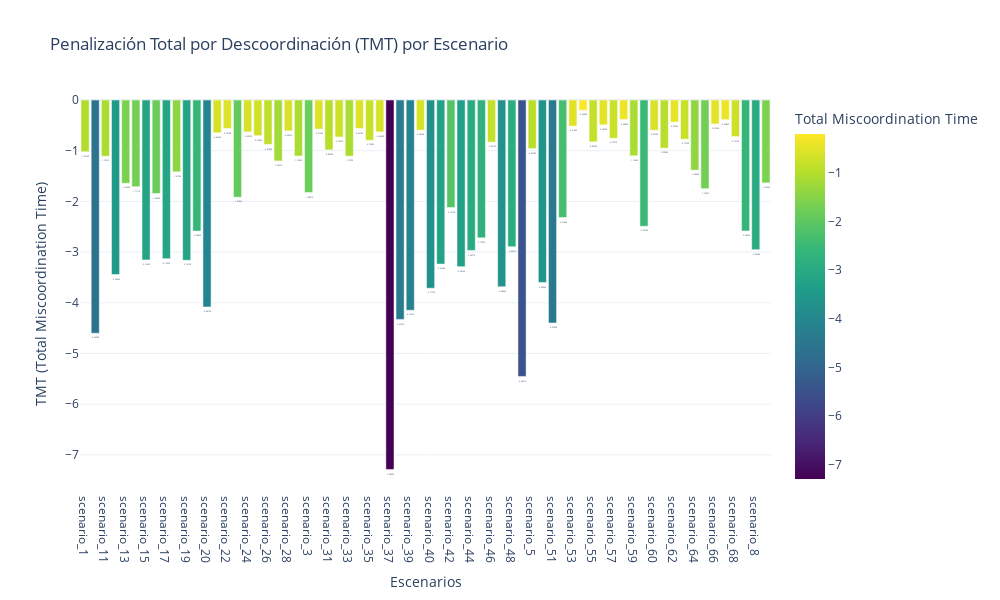
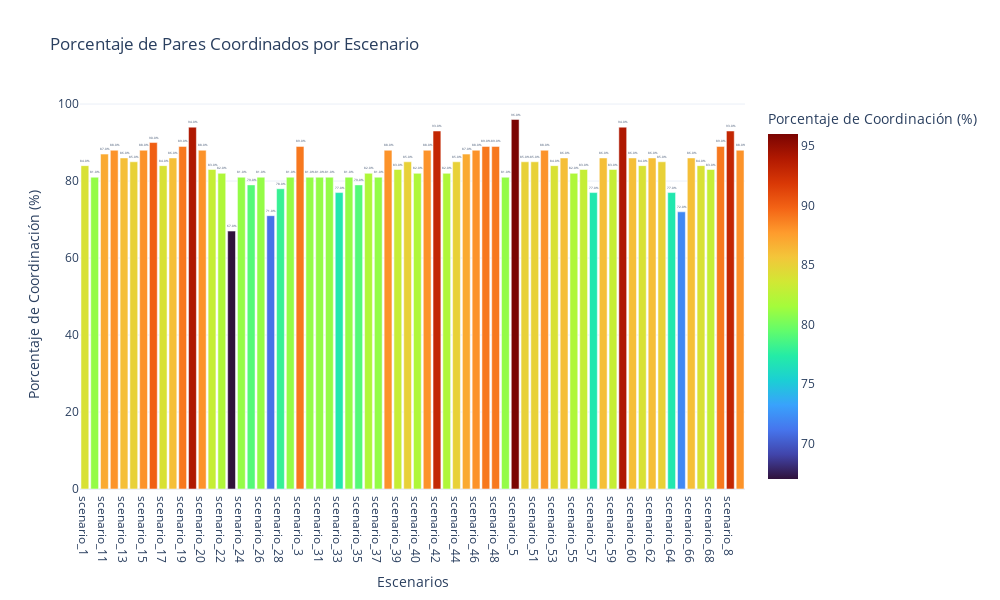

Notebook source saved alongside these figures, in order:
### Markdown cell above
# Analisys

### Code cell
import json
import os
import copy
import plotly.express as px
import plotly.graph_objects as go
import pandas as pd
import numpy as np

# --- Constantes ---
CTI = 0.2  # Intervalo de tiempo de coordinación típico (en segundos)

# --- Ruta del archivo ---
# input_file = "/Users/gustavo/Documents/Projects/TESIS_UNAL/ADAPTIVE_ALGORITHM/data/processed/independent_relay_pairs_second_optimization.json"
input_file = "/Users/gustavo/Documents/Projects/TESIS_UNAL/ADAPTIVE_ALGORITHM/data/processed/independent_relay_pairs_transformer.json"


def analyze_all_scenarios():
    try:
        # 1. Cargar el archivo JSON
        print(f"Cargando datos desde: {input_file}")
        with open(input_file, 'r') as f:
            relay_pairs_data = json.load(f)
        
        if not isinstance(relay_pairs_data, list):
            raise TypeError(f"Error: El archivo {input_file} no contiene una lista JSON.")
        
        # Diccionarios para almacenar datos por escenario
        scenario_results = {}  # Estructura: {scenario_id: {'tmt': valor, 'coordinated': cantidad, 'uncoordinated': cantidad}}
        
        # 2. Procesar cada par y agrupar por escenario
        print("Calculando TMT por escenario...")
        total_pairs_read = 0
        skipped_pairs_count = 0
        
        for pair_entry in relay_pairs_data:
            total_pairs_read += 1
            if not isinstance(pair_entry, dict):
                skipped_pairs_count += 1
                continue
            
            scenario_id = pair_entry.get("scenario_id")
            if not scenario_id:
                skipped_pairs_count += 1
                continue
                
            # Inicializar datos del escenario si es la primera vez
            if scenario_id not in scenario_results:
                scenario_results[scenario_id] = {
                    'tmt': 0, 
                    'coordinated': 0, 
                    'uncoordinated': 0,
                    'total_valid': 0
                }
            
            # Obtener información de los relés
            main_relay_info = pair_entry.get('main_relay')
            backup_relay_info = pair_entry.get('backup_relay')
            
            if not isinstance(main_relay_info, dict) or not isinstance(backup_relay_info, dict):
                skipped_pairs_count += 1
                continue
                
            # Obtener tiempos de operación
            main_time = main_relay_info.get('new_timeout')
            backup_time = backup_relay_info.get('new_timeout')
            
            # Validar que los tiempos son números
            if not isinstance(main_time, (int, float)) or not isinstance(backup_time, (int, float)):
                skipped_pairs_count += 1
                continue
                
            # Cálculos
            delta_t = backup_time - main_time - CTI
            mt = (delta_t - abs(delta_t)) / 2  # Penalización solo si delta_t es negativo
            
            # Actualizar resultados del escenario
            scenario_results[scenario_id]['tmt'] += mt
            scenario_results[scenario_id]['total_valid'] += 1
            
            if delta_t >= 0:
                scenario_results[scenario_id]['coordinated'] += 1
            else:
                scenario_results[scenario_id]['uncoordinated'] += 1
        
        # 3. Preparar datos para graficar
        data_for_chart = []
        for scenario, data in scenario_results.items():
            data_for_chart.append({
                'Escenario': scenario,
                'TMT': data['tmt'],
                'Pares Coordinados': data['coordinated'],
                'Pares Descoordinados': data['uncoordinated'],
                'Total Pares Válidos': data['total_valid'],
                'Porcentaje Coordinación': 100 * data['coordinated'] / data['total_valid'] if data['total_valid'] > 0 else 0
            })
        
        # Convertir a DataFrame y ordenar por nombre de escenario
        df = pd.DataFrame(data_for_chart)
        df = df.sort_values(by='Escenario')
        
        # 4. Crear gráfico de barras con Plotly
        fig = px.bar(
            df, 
            x='Escenario', 
            y='TMT',
            text='TMT',
            color='TMT',
            color_continuous_scale='Viridis',
            title='Penalización Total por Descoordinación (TMT) por Escenario',
            labels={'TMT': 'Total Miscoordination Time'},
            hover_data=['Pares Coordinados', 'Pares Descoordinados', 'Total Pares Válidos', 'Porcentaje Coordinación']
        )
        
        # Personalizar el gráfico
        fig.update_traces(
            texttemplate='%{text:.5f}',
            textposition='outside'
        )
        
        fig.update_layout(
            xaxis_title='Escenarios',
            yaxis_title='TMT (Total Miscoordination Time)',
            xaxis={'categoryorder': 'array', 'categoryarray': df['Escenario'].tolist()},
            font=dict(size=12),
            height=600,
            width=1000
        )
        
        # 5. Crear un segundo gráfico: porcentaje de coordinación
        fig2 = px.bar(
            df,
            x='Escenario',
            y='Porcentaje Coordinación',
            text='Porcentaje Coordinación',
            color='Porcentaje Coordinación',
            color_continuous_scale='Turbo',
            title='Porcentaje de Pares Coordinados por Escenario',
            labels={'Porcentaje Coordinación': 'Porcentaje de Coordinación (%)'},
            hover_data=['Pares Coordinados', 'Pares Descoordinados', 'Total Pares Válidos', 'TMT']
        )
        
        fig2.update_traces(
            texttemplate='%{text:.1f}%',
            textposition='outside'
        )
        
        fig2.update_layout(
            xaxis_title='Escenarios',
            yaxis_title='Porcentaje de Coordinación (%)',
            xaxis={'categoryorder': 'array', 'categoryarray': df['Escenario'].tolist()},
            font=dict(size=12),
            height=600,
            width=1000
        )
        
        # 5. Mostrar tabla de resultados
        print("\n--- Resultados por Escenario ---")
        print(f"{'Escenario':<15} {'Pares Válidos':<15} {'Coordinados':<15} {'Descoordinados':<15} {'% Coordin.':<15} {'TMT':<15}")
        print("-" * 90)
        
        for index, row in df.iterrows():
            print(f"{row['Escenario']:<15} {int(row['Total Pares Válidos']):<15} {int(row['Pares Coordinados']):<15} {int(row['Pares Descoordinados']):<15} {row['Porcentaje Coordinación']:.1f}%{' ':<10} {row['TMT']:.5f}")
        
        print(f"\nTotal de pares leídos: {total_pairs_read}")
        print(f"Pares omitidos (datos inválidos/faltantes): {skipped_pairs_count}")
        
        # Guardar los gráficos antes de mostrarlos
        output_dir = os.path.dirname(input_file)
        
        # Guardar el primer gráfico (TMT)
        output_file_tmt = os.path.join(output_dir, "tmt_by_scenario.html")
        fig.write_html(output_file_tmt)
        print(f"\nGráfico de TMT guardado en: {output_file_tmt}")
        
        # Guardar el segundo gráfico (% Coordinación)
        output_file_coord = os.path.join(output_dir, "coordination_percentage_by_scenario.html")
        fig2.write_html(output_file_coord)
        print(f"Gráfico de Porcentaje de Coordinación guardado en: {output_file_coord}")
        
        # Mostrar los gráficos
        fig.show()
        fig2.show()
        
    except FileNotFoundError:
        print(f"Error CRÍTICO: No se pudo encontrar el archivo de entrada: {input_file}")
    except TypeError as e:
        print(f"Error CRÍTICO: Problema con el tipo de datos esperado en el archivo JSON: {e}")
    except json.JSONDecodeError as e:
        print(f"Error CRÍTICO: El archivo de entrada JSON ({input_file}) está mal formado: {e}")
    except Exception as e:
        import traceback
        print(f"Error inesperado durante el procesamiento: {e}")
        print("--- Traceback ---")
        traceback.print_exc()
        print("-----------------")
        
if __name__ == "__main__":
    analyze_all_scenarios()

### Figure 1 — Plotly figure (JSON) as saved in the notebook; plotly's stock layout.template omitted (floating-point values rounded to 4 significant figures; data arrays with more than 128 entries replaced by an {"elided": "..."} marker saying what was removed)
{"data": [{"alignmentgroup": "True", "customdata": {"elided": "68x4 int values"}, "hovertemplate": "Escenario=%{x}<br>Total Miscoordination Time=%{marker.color}<br>Pares Coordinados=%{customdata[0]}<br>Pares Descoordinados=%{customdata[1]}<br>Total Pares Válidos=%{customdata[2]}<br>Porcentaje Coordinación=%{customdata[3]}<extra></extra>", "legendgroup": "", "marker": {"color": [-1.021, -4.601, -1.109, -3.443, -1.642, -1.711, -3.155, -1.845, -3.129, -1.417, -3.161, -2.585, -4.081, -0.6463, -0.5618, -1.918, -0.6297, -0.704, -0.875, -1.202, -0.6091, -1.105, -1.823, -0.5726, -0.9839, -0.7301, -1.107, -0.5619, -0.795, -0.6295, -7.289, -4.328, -4.147, -0.5956, -3.713, -3.236, -2.121, -3.288, -2.967, -2.719, -0.8317, -3.684, -2.895, -5.452, -0.9599, -3.6, -4.399, -2.319, -0.5144, -0.2028, -0.8259, -0.4906, -0.7557, -0.383, -1.1, -2.491, -0.597, -0.95, -0.4359, -0.7733, -1.384, -1.75, -0.4726, -0.3886, -0.7215, -2.582, -2.952, -1.635], "coloraxis": "coloraxis", "pattern": {"shape": ""}}, "name": "", "offsetgroup": "", "orientation": "v", "showlegend": false, "text": [-1.021, -4.601, -1.109, -3.443, -1.642, -1.711, -3.155, -1.845, -3.129, -1.417, -3.161, -2.585, -4.081, -0.6463, -0.5618, -1.918, -0.6297, -0.704, -0.875, -1.202, -0.6091, -1.105, -1.823, -0.5726, -0.9839, -0.7301, -1.107, -0.5619, -0.795, -0.6295, -7.289, -4.328, -4.147, -0.5956, -3.713, -3.236, -2.121, -3.288, -2.967, -2.719, -0.8317, -3.684, -2.895, -5.452, -0.9599, -3.6, -4.399, -2.319, -0.5144, -0.2028, -0.8259, -0.4906, -0.7557, -0.383, -1.1, -2.491, -0.597, -0.95, -0.4359, -0.7733, -1.384, -1.75, -0.4726, -0.3886, -0.7215, -2.582, -2.952, -1.635], "textposition": "outside", "texttemplate": "%{text:.5f}", "type": "bar", "x": ["scenario_1", "scenario_10", "scenario_11", "scenario_12", "scenario_13", "scenario_14", "scenario_15", "scenario_16", "scenario_17", "scenario_18", "scenario_19", "scenario_2", "scenario_20", "scenario_21", "scenario_22", "scenario_23", "scenario_24", "scenario_25", "scenario_26", "scenario_27", "scenario_28", "scenario_29", "scenario_3", "scenario_30", "scenario_31", "scenario_32", "scenario_33", "scenario_34", "scenario_35", "scenario_36", "scenario_37", "scenario_38", "scenario_39", "scenario_4", "scenario_40", "scenario_41", "scenario_42", "scenario_43", "scenario_44", "scenario_45", "scenario_46", "scenario_47", "scenario_48", "scenario_49", "scenario_5", "scenario_50", "scenario_51", "scenario_52", "scenario_53", "scenario_54", "scenario_55", "scenario_56", "scenario_57", "scenario_58", "scenario_59", "scenario_6", "scenario_60", "scenario_61", "scenario_62", "scenario_63", "scenario_64", "scenario_65", "scenario_66", "scenario_67", "scenario_68", "scenario_7", "scenario_8", "scenario_9"], "xaxis": "x", "y": [-1.021, -4.601, -1.109, -3.443, -1.642, -1.711, -3.155, -1.845, -3.129, -1.417, -3.161, -2.585, -4.081, -0.6463, -0.5618, -1.918, -0.6297, -0.704, -0.875, -1.202, -0.6091, -1.105, -1.823, -0.5726, -0.9839, -0.7301, -1.107, -0.5619, -0.795, -0.6295, -7.289, -4.328, -4.147, -0.5956, -3.713, -3.236, -2.121, -3.288, -2.967, -2.719, -0.8317, -3.684, -2.895, -5.452, -0.9599, -3.6, -4.399, -2.319, -0.5144, -0.2028, -0.8259, -0.4906, -0.7557, -0.383, -1.1, -2.491, -0.597, -0.95, -0.4359, -0.7733, -1.384, -1.75, -0.4726, -0.3886, -0.7215, -2.582, -2.952, -1.635], "yaxis": "y"}], "layout": {"barmode": "relative", "coloraxis": {"colorbar": {"title": {"text": "Total Miscoordination Time"}}, "colorscale": [[0, "#440154"], [0.1111, "#482878"], [0.2222, "#3e4989"], [0.3333, "#31688e"], [0.4444, "#26828e"], [0.5556, "#1f9e89"], [0.6667, "#35b779"], [0.7778, "#6ece58"], [0.8889, "#b5de2b"], [1, "#fde725"]]}, "font": {"size": 12}, "height": 600, "legend": {"tracegroupgap": 0}, "title": {"text": "Penalización Total por Descoordinación (TMT) por Escenario"}, "width": 1000, "xaxis": {"anchor": "y", "categoryarray": ["scenario_1", "scenario_10", "scenario_11", "scenario_12", "scenario_13", "scenario_14", "scenario_15", "scenario_16", "scenario_17", "scenario_18", "scenario_19", "scenario_2", "scenario_20", "scenario_21", "scenario_22", "scenario_23", "scenario_24", "scenario_25", "scenario_26", "scenario_27", "scenario_28", "scenario_29", "scenario_3", "scenario_30", "scenario_31", "scenario_32", "scenario_33", "scenario_34", "scenario_35", "scenario_36", "scenario_37", "scenario_38", "scenario_39", "scenario_4", "scenario_40", "scenario_41", "scenario_42", "scenario_43", "scenario_44", "scenario_45", "scenario_46", "scenario_47", "scenario_48", "scenario_49", "scenario_5", "scenario_50", "scenario_51", "scenario_52", "scenario_53", "scenario_54", "scenario_55", "scenario_56", "scenario_57", "scenario_58", "scenario_59", "scenario_6", "scenario_60", "scenario_61", "scenario_62", "scenario_63", "scenario_64", "scenario_65", "scenario_66", "scenario_67", "scenario_68", "scenario_7", "scenario_8", "scenario_9"], "categoryorder": "array", "domain": [0, 1], "title": {"text": "Escenarios"}}, "yaxis": {"anchor": "x", "domain": [0, 1], "title": {"text": "TMT (Total Miscoordination Time)"}}}}

### Figure 2 — Plotly figure (JSON) as saved in the notebook; plotly's stock layout.template omitted (floating-point values rounded to 4 significant figures; data arrays with more than 128 entries replaced by an {"elided": "..."} marker saying what was removed)
{"data": [{"alignmentgroup": "True", "customdata": {"elided": "68x4 float values"}, "hovertemplate": "Escenario=%{x}<br>Porcentaje de Coordinación (%)=%{marker.color}<br>Pares Coordinados=%{customdata[0]}<br>Pares Descoordinados=%{customdata[1]}<br>Total Pares Válidos=%{customdata[2]}<br>TMT=%{customdata[3]}<extra></extra>", "legendgroup": "", "marker": {"color": [84, 81, 87, 88, 86, 85, 88, 90, 84, 86, 89, 94, 88, 83, 82, 67, 81, 79, 81, 71, 78, 81, 89, 81, 81, 81, 77, 81, 79, 82, 81, 88, 83, 85, 82, 88, 93, 82, 85, 87, 88, 89, 89, 81, 96, 85, 85, 88, 84, 86, 82, 83, 77, 86, 83, 94, 86, 84, 86, 85, 77, 72, 86, 84, 83, 89, 93, 88], "coloraxis": "coloraxis", "pattern": {"shape": ""}}, "name": "", "offsetgroup": "", "orientation": "v", "showlegend": false, "text": [84, 81, 87, 88, 86, 85, 88, 90, 84, 86, 89, 94, 88, 83, 82, 67, 81, 79, 81, 71, 78, 81, 89, 81, 81, 81, 77, 81, 79, 82, 81, 88, 83, 85, 82, 88, 93, 82, 85, 87, 88, 89, 89, 81, 96, 85, 85, 88, 84, 86, 82, 83, 77, 86, 83, 94, 86, 84, 86, 85, 77, 72, 86, 84, 83, 89, 93, 88], "textposition": "outside", "texttemplate": "%{text:.1f}%", "type": "bar", "x": ["scenario_1", "scenario_10", "scenario_11", "scenario_12", "scenario_13", "scenario_14", "scenario_15", "scenario_16", "scenario_17", "scenario_18", "scenario_19", "scenario_2", "scenario_20", "scenario_21", "scenario_22", "scenario_23", "scenario_24", "scenario_25", "scenario_26", "scenario_27", "scenario_28", "scenario_29", "scenario_3", "scenario_30", "scenario_31", "scenario_32", "scenario_33", "scenario_34", "scenario_35", "scenario_36", "scenario_37", "scenario_38", "scenario_39", "scenario_4", "scenario_40", "scenario_41", "scenario_42", "scenario_43", "scenario_44", "scenario_45", "scenario_46", "scenario_47", "scenario_48", "scenario_49", "scenario_5", "scenario_50", "scenario_51", "scenario_52", "scenario_53", "scenario_54", "scenario_55", "scenario_56", "scenario_57", "scenario_58", "scenario_59", "scenario_6", "scenario_60", "scenario_61", "scenario_62", "scenario_63", "scenario_64", "scenario_65", "scenario_66", "scenario_67", "scenario_68", "scenario_7", "scenario_8", "scenario_9"], "xaxis": "x", "y": [84, 81, 87, 88, 86, 85, 88, 90, 84, 86, 89, 94, 88, 83, 82, 67, 81, 79, 81, 71, 78, 81, 89, 81, 81, 81, 77, 81, 79, 82, 81, 88, 83, 85, 82, 88, 93, 82, 85, 87, 88, 89, 89, 81, 96, 85, 85, 88, 84, 86, 82, 83, 77, 86, 83, 94, 86, 84, 86, 85, 77, 72, 86, 84, 83, 89, 93, 88], "yaxis": "y"}], "layout": {"barmode": "relative", "coloraxis": {"colorbar": {"title": {"text": "Porcentaje de Coordinación (%)"}}, "colorscale": [[0, "#30123b"], [0.07143, "#4145ab"], [0.1429, "#4675ed"], [0.2143, "#39a2fc"], [0.2857, "#1bcfd4"], [0.3571, "#24eca6"], [0.4286, "#61fc6c"], [0.5, "#a4fc3b"], [0.5714, "#d1e834"], [0.6429, "#f3c63a"], [0.7143, "#fe9b2d"], [0.7857, "#f36315"], [0.8571, "#d93806"], [0.9286, "#b11901"], [1, "#7a0402"]]}, "font": {"size": 12}, "height": 600, "legend": {"tracegroupgap": 0}, "title": {"text": "Porcentaje de Pares Coordinados por Escenario"}, "width": 1000, "xaxis": {"anchor": "y", "categoryarray": ["scenario_1", "scenario_10", "scenario_11", "scenario_12", "scenario_13", "scenario_14", "scenario_15", "scenario_16", "scenario_17", "scenario_18", "scenario_19", "scenario_2", "scenario_20", "scenario_21", "scenario_22", "scenario_23", "scenario_24", "scenario_25", "scenario_26", "scenario_27", "scenario_28", "scenario_29", "scenario_3", "scenario_30", "scenario_31", "scenario_32", "scenario_33", "scenario_34", "scenario_35", "scenario_36", "scenario_37", "scenario_38", "scenario_39", "scenario_4", "scenario_40", "scenario_41", "scenario_42", "scenario_43", "scenario_44", "scenario_45", "scenario_46", "scenario_47", "scenario_48", "scenario_49", "scenario_5", "scenario_50", "scenario_51", "scenario_52", "scenario_53", "scenario_54", "scenario_55", "scenario_56", "scenario_57", "scenario_58", "scenario_59", "scenario_6", "scenario_60", "scenario_61", "scenario_62", "scenario_63", "scenario_64", "scenario_65", "scenario_66", "scenario_67", "scenario_68", "scenario_7", "scenario_8", "scenario_9"], "categoryorder": "array", "domain": [0, 1], "title": {"text": "Escenarios"}}, "yaxis": {"anchor": "x", "domain": [0, 1], "title": {"text": "Porcentaje de Coordinación (%)"}}}}
